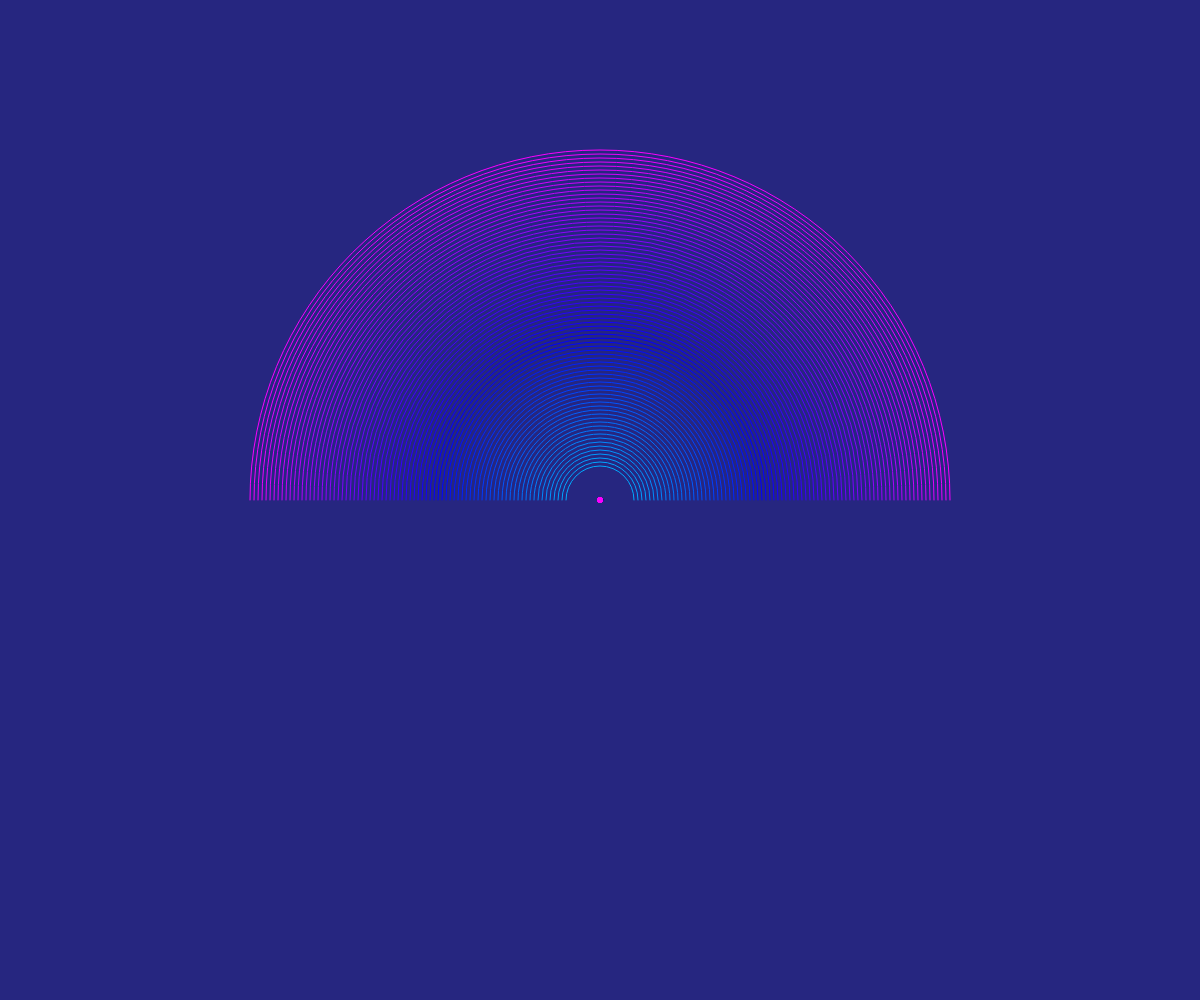
Frame 1 (no input)
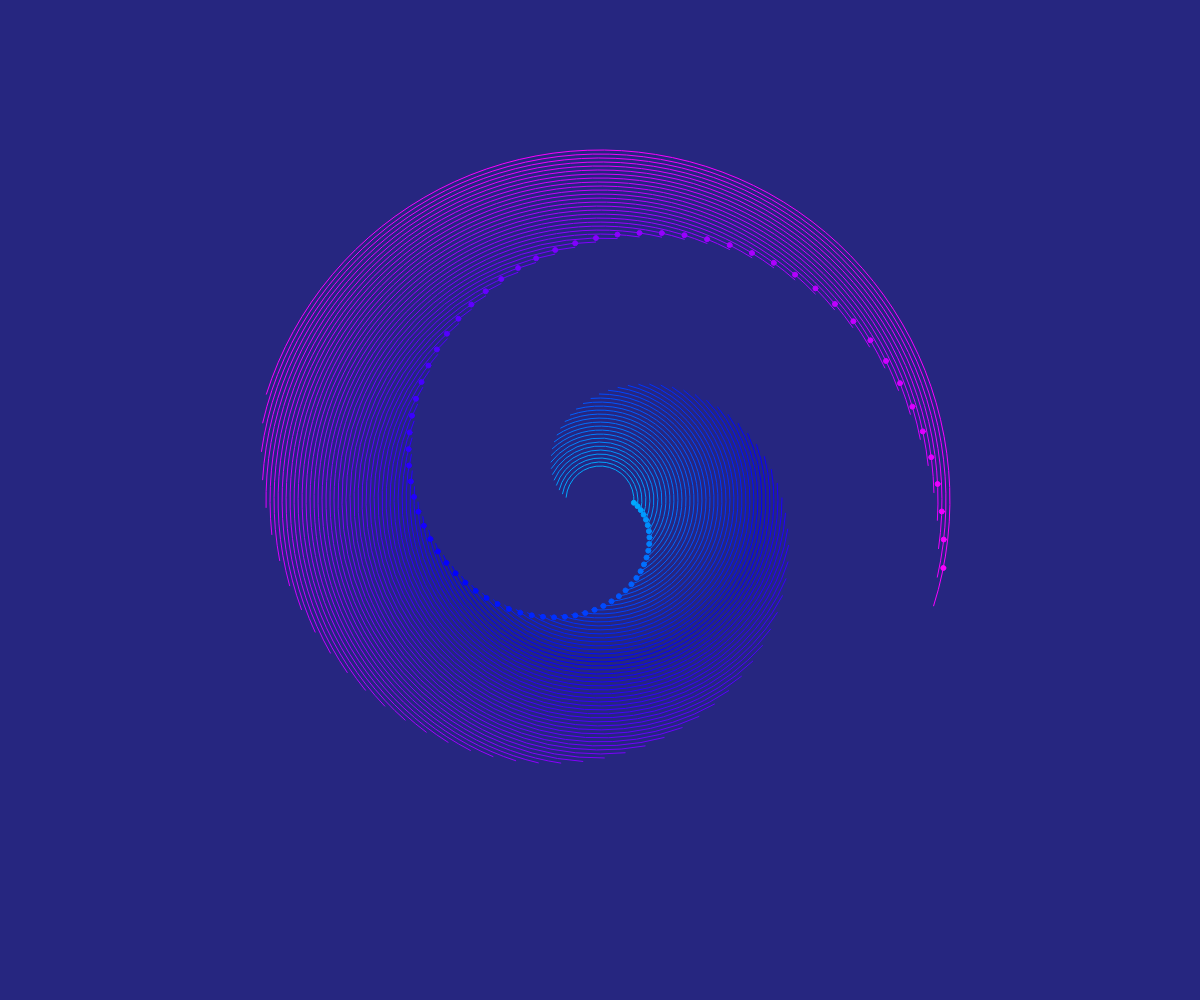
Frame 60 (no input)
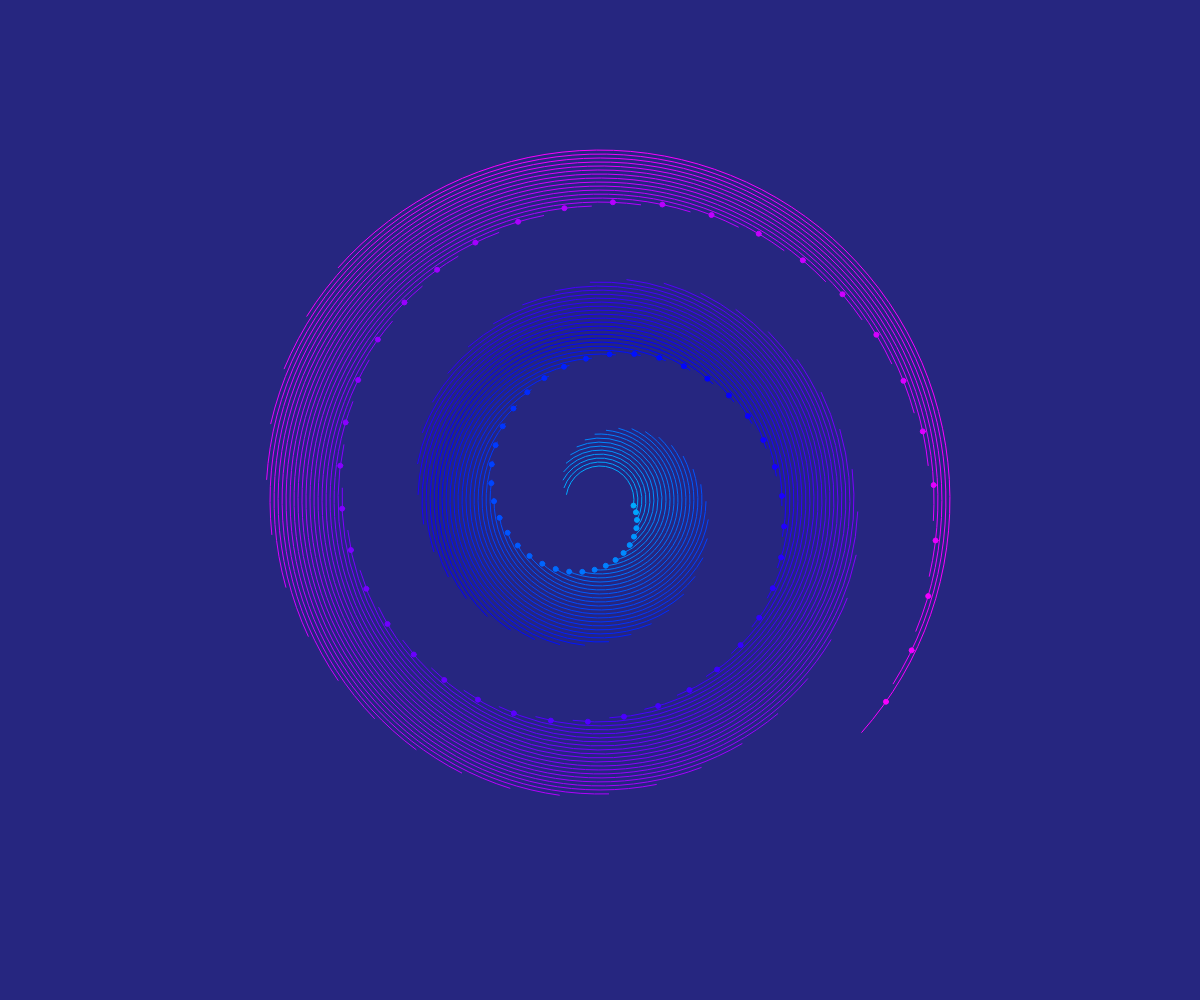
Frame 120 (the mouse pressed at the canvas centre since frame 60)

The p5.js sketch that drew these frames (run headless with seeded random() and noise() and a simulated clock; from frame 60 on, the mouse is pressed at the canvas centre):

// p5.js sketch
// ── sketch.js

let arcs;
let num
let r_mult
let f_mult
let r0


function setup() {
  createCanvas(window.innerWidth, window.innerHeight);
  angleMode(DEGREES);
  colorMode(HSB)
  
  arcs = []
  num = 80
  r_mult = 0.05
  r0 = 30
  f_mult = 0.08

  for(let i = 0; i< num; i++){
    let r = r0 + (i + 1) * num * r_mult
    let f = (i + 1) * f_mult
    let h = 200 + 100/num * i
    arcs.push(a = new Arc(r, f, h))
  }




  
}

function draw() {
  background(240, 70, 50);

  translate(width / 2, height / 2);
  for (let i = 0; i < arcs.length; i++) {
    arcs[i].draw()
    arcs[i].update()
  }


}

function windowResized() {
  resizeCanvas(window.innerWidth, window.innerHeight);
}

// ── arc.js
class Arc {
  constructor(r, f, h) {
    this.x = 0;
    this.y = 0;
    this.r = r;
    this.f = f;
    this.angle = 0;
    this.length = 180;
    this.angleV = 1;
    this.h = h;
    this.s = 255;
    this.b = 255;
    this.sw;
  }
  update() {
    if (this.collision(0, 40)) {
      this.sw = 5;
    } else {
      this.sw = 1;
    }
    this.x = this.r * cos(this.angle * this.f);
    this.y = this.r * sin(this.angle * this.f);
    this.angle += this.angleV;
  }
  draw() {
    noFill();
    strokeWeight = this.sw;
    stroke(this.h, this.s, this.b)
    arc(
      0,
      0,
      this.r * 2,
      this.r * 2,
      this.angle * this.f - this.length,
      this.angle * this.f
    );
    fill(this.h, this.s, this.b);
    ellipse(this.x, this.y, 5, 5);
   
  }
  collision(loc, buffer) {
    if (
      (this.angle * this.f) % 360 >= loc - buffer &&
      (this.angle * this.f) % 360 <= loc + buffer
    ) {
      return true;
    } else {
      return false;
    }
  }
}
